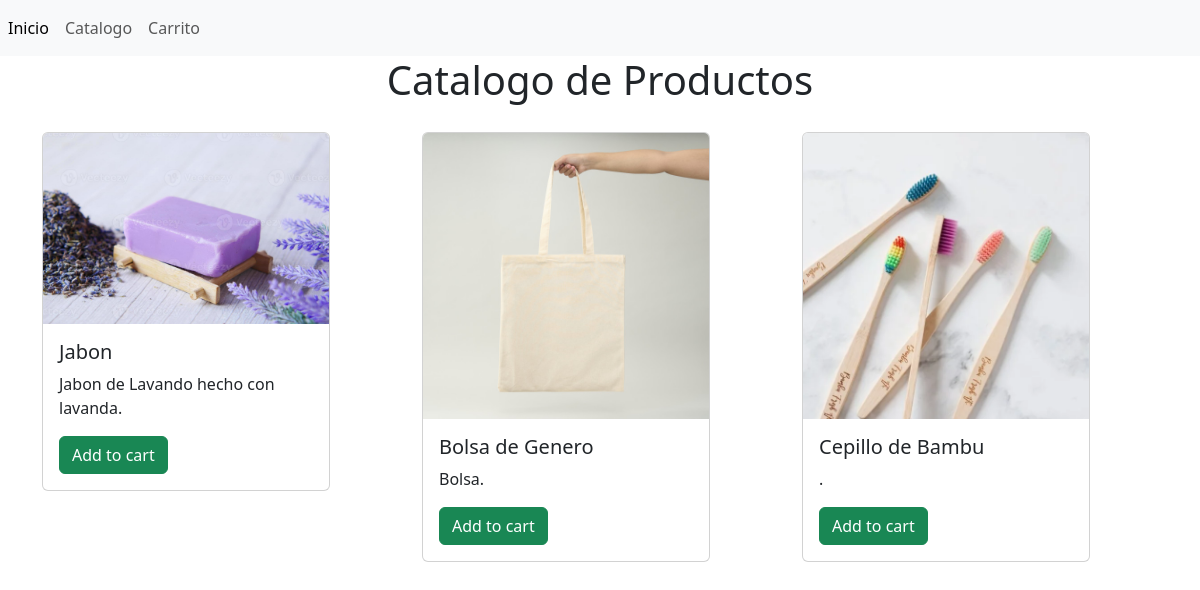
Screenshot of /catalogo/ with the database file from the repository.
### Inventario/models.py (models this page shows, shortened)
class Producto(models.Model):
    id = models.AutoField(primary_key=True)
    name = models.CharField(max_length=100)
    precio = models.FloatField()
    img = models.ImageField(null=True, blank=True)
    descripcion = models.TextField(null=True, blank=True)

### Inventario/views.py (the view)
# urls.py: path('catalogo/',views.catalogo, name="catalogo")
def catalogo(request):
    productos = Producto.objects.all()
    return render(request, 'catalogo.html',{'productos':productos})

### Inventario/context_processors.py (called while the page is built)
def carrito(request):
    return {'carrito': Carrito(request)}

### Inventario/templates/catalogo.html (shortened to what this page needs)
{% extends "layout.html" %}
{% load static %}
{% block content %}
    <h1 class="centrado">Catalogo de Productos</h1>
    <div class="row">
        {% for producto in productos %}
        <div class="col">
            <div class="card" style="width: 18rem;">
                <img src="{{ producto.img }}" class="card-img-top" alt="...">
                <div class="card-body">
                    <h5 class="card-title">{{ producto.name }}</h5>
                    <p class="card-text">{{ producto.descripcion }}.</p>
                    <button type="button" value="{{ producto.id }}" class="btn btn-success" id="agregar_producto">Add to cart</button>
                </div>
            </div>
        </div>
        {% endfor %}
    </div>
{% endblock %}

### Inventario/templates/layout.html (shortened to what this page needs)
{% load static %}
<!DOCTYPE html>
<html lang="en">
<head>
    <link href="https://cdn.jsdelivr.net/npm/bootstrap@5.3.3/dist/css/bootstrap.min.css" rel="stylesheet"
>
    <link rel="stylesheet" href="{% static 'styles/estilos.css' %}">
<body>
    <nav class="navbar navbar-expand-lg bg-body-tertiary">
        <div class="collapse navbar-collapse" id="navbarNavAltMarkup">
            <div class="navbar-nav">
                <a class="nav-link active" aria-current="page" href="{% url 'home' %}">Inicio</a>
                <a class="nav-link" href="{% url 'catalogo' %}">Catalogo</a>
                <a class="nav-link" href="{% url 'carrito' %}">Carrito</a>
            </div>
        </div>
    </nav>
    <div class="container">
        {% block content %}
        {% endblock %}
    </div>
</body>
</html>

### Inventario/static/styles/estilos.css (style rules this page uses)
.centrado { text-align: center; }
.card { margin-top: 20px; margin-bottom: 20px; }

### rows the page displays
Producto: img (picture), name "Jabon", descripcion "Jabon de Lavando hecho con lavanda", {{ producto.id }} 3 (drawn)
Producto: img (picture), name "Bolsa de Genero", descripcion "Bolsa", {{ producto.id }} 4 (drawn)
Producto: img (picture), name "Cepillo de Bambu", {{ producto.id }} 5 (drawn)
